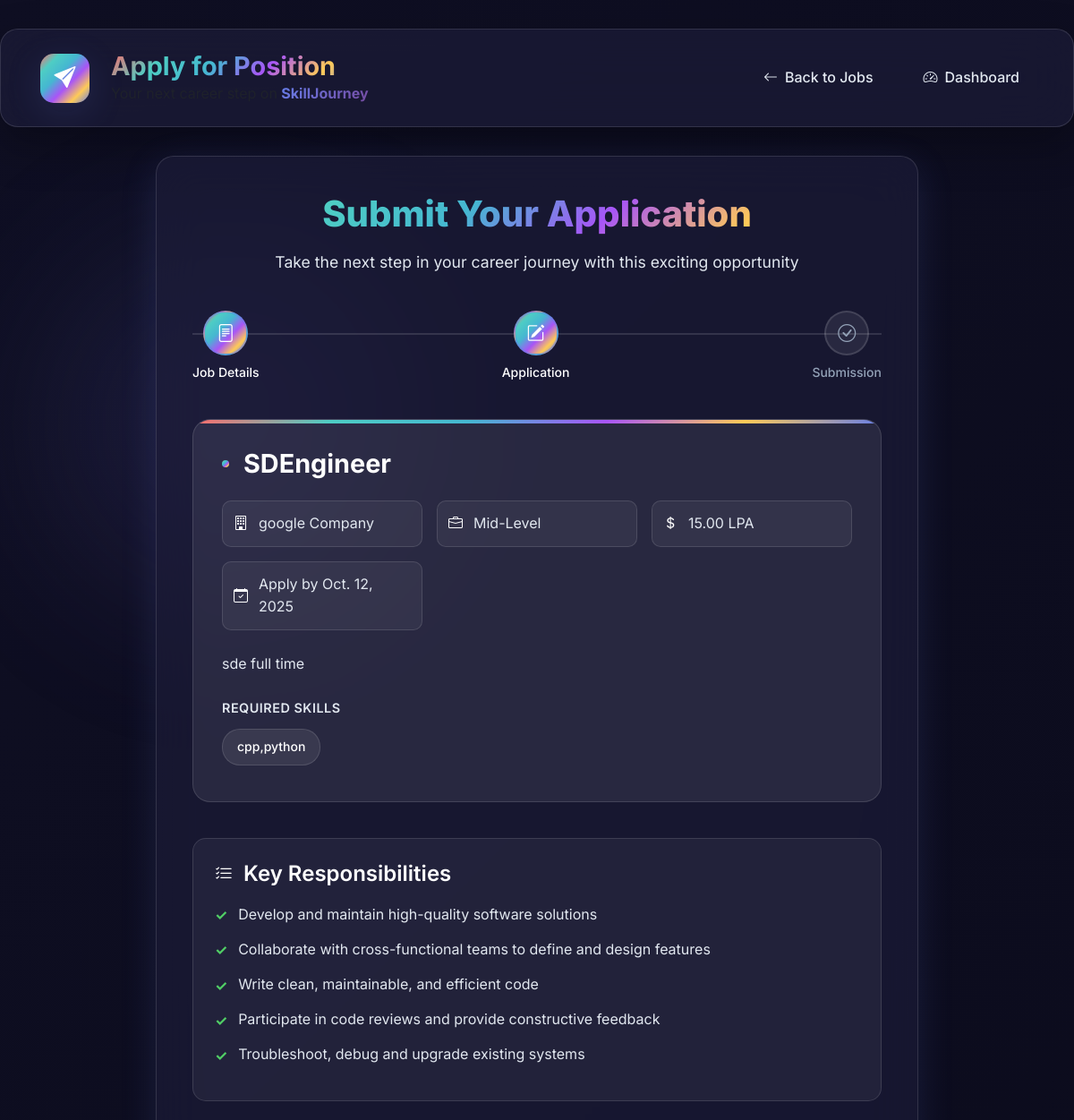
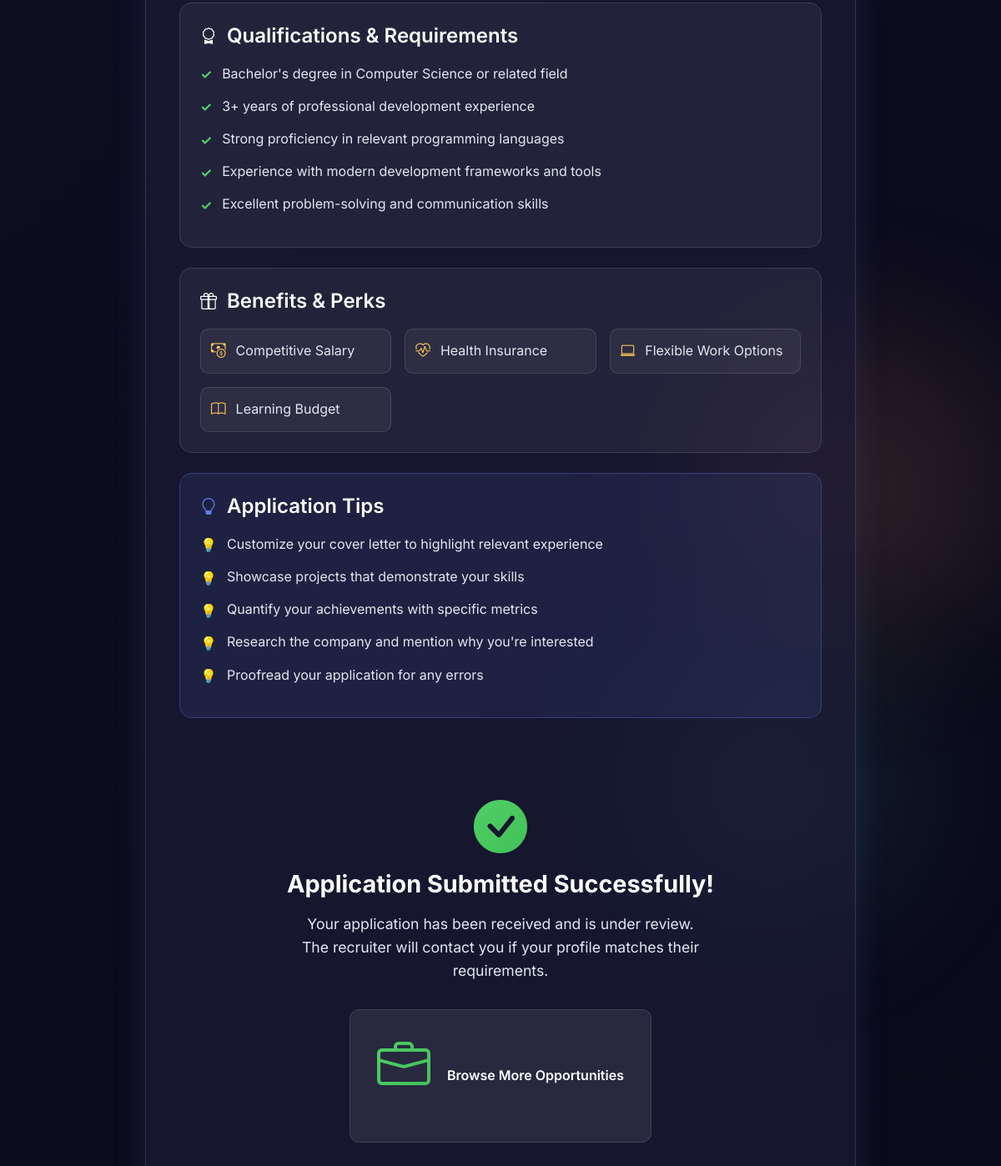
The app's page /freelancer/jobs/1/apply/ (signed in) with its own data (2 pictures, top to bottom).
### freelancer/models.py (models this page shows, shortened)
class Job(models.Model):
    JOB_TYPES = [
        ('full_time', 'Full-time'),
        ('part_time', 'Part-time'),
        ('internship', 'Internship'),
    ]
    recruiter = models.ForeignKey(RecruiterProfile, on_delete=models.CASCADE)
    title = models.CharField(max_length=255)
    description = models.TextField()
    skills_required = models.TextField()
    experience_level = models.CharField(max_length=50)
    salary = models.DecimalField(max_digits=10, decimal_places=2, null=True, blank=True)
    deadline = models.DateField()
    status = models.CharField(max_length=20, default="Open")
    job_type = models.CharField(max_length=20, choices=JOB_TYPES, default='full_time')
    created_at = models.DateTimeField(auto_now_add=True)

class RecruiterProfile(models.Model):
    user = models.OneToOneField(User, on_delete=models.CASCADE)
    company_name = models.CharField(max_length=255)
    company_description = models.TextField(blank=True, null=True)
    phone = models.CharField(max_length=20, blank=True, null=True)
    location = models.CharField(max_length=255, blank=True, null=True)

### freelancer/views.py (the view, shortened to what this page needs)
# urls.py: path('freelancer/jobs/<int:job_id>/apply/', apply_job, name='apply_job'),
@login_required
def apply_job(request, job_id):
    freelancer = get_object_or_404(FreelancerProfile, user=request.user)
    job = get_object_or_404(Job, id=job_id)
    already_applied = Application.objects.filter(job=job, freelancer=freelancer).exists()
    return render(request, 'freelancer/apply_job.html', {
        'job': job,
        'already_applied': already_applied,
        'freelancer': freelancer,
    })

### templates/freelancer/apply_job.html (shortened to what this page needs)
<!DOCTYPE html>
<html lang="en">
<head>
  <link href="https://cdn.jsdelivr.net/npm/bootstrap@5.3.0/dist/css/bootstrap.min.css" rel="stylesheet">
  <link rel="stylesheet" href="https://cdn.jsdelivr.net/npm/bootstrap-icons@1.11.0/font/bootstrap-icons.css">
  <link rel="stylesheet" href="https://cdnjs.cloudflare.com/ajax/libs/font-awesome/6.4.0/css/all.min.css">
</head>
<body>
    <div class="bg-animation">
        <div class="floating-orb orb-1"></div>
        <div class="floating-orb orb-2"></div>
        <div class="floating-orb orb-3"></div>
    </div>
    <nav class="navbar navbar-light custom-navbar">
        <div class="container-fluid">
            <div class="d-flex align-items-center">
                <div class="nav-brand-container">
                    <div class="animated-logo">
                        <i class="bi bi-send-fill"></i>
                    </div>
                    <div class="nav-text-content">
                        <h3 class="fw-bold mb-0">Apply for Position</h3>
                        <p class="text-muted mb-0 small welcome-text">Your next career step on <span class="username-highlight">SkillJourney</span></p>
                    </div>
                </div>
            </div>
            <div class="nav-menu">
                <a href="{% url 'jobs_page' %}" class="nav-link">
                    <i class="bi bi-arrow-left"></i> Back to Jobs
                </a>
                <a href="{% url 'freelancer_dashboard' %}" class="nav-link">
                    <i class="bi bi-speedometer2"></i> Dashboard
                </a>
            </div>
        </div>
    </nav>
    <div class="content-container">
        <div class="content-card">
            <div class="content-header">
                <h1>Submit Your Application</h1>
                <p>Take the next step in your career journey with this exciting opportunity</p>
            </div>
            <div class="application-progress">
                <div class="progress-step active">
                    <div class="step-icon">
                        <i class="bi bi-file-text"></i>
                    </div>
                    <div class="step-label">Job Details</div>
                </div>
                <div class="progress-step active">
                    <div class="step-icon">
                        <i class="bi bi-pencil-square"></i>
                    </div>
                    <div class="step-label">Application</div>
                </div>
                <div class="progress-step">
                    <div class="step-icon">
                        <i class="bi bi-check-circle"></i>
                    </div>
                    <div class="step-label">Submission</div>
                </div>
            </div>
            <div class="job-details">
                <h2 class="job-title">{{ job.title }}</h2>
                <div class="job-meta">
                    <div class="meta-item">
                        <i class="bi bi-building"></i>
                        <span>{{ job.recruiter.company_name }}</span>
                    </div>
                    <div class="meta-item">
                        <i class="bi bi-briefcase"></i>
                        <span>{{ job.experience_level }}</span>
                    </div>
                    <div class="meta-item">
                        <i class="bi bi-currency-dollar"></i>
                        <span>{{ job.salary }} LPA</span>
                    </div>
                    <div class="meta-item">
                        <i class="bi bi-calendar-check"></i>
                        <span>Apply by {{ job.deadline }}</span>
                    </div>
                </div>
                <p class="job-description">{{ job.description }}</p>
                <div class="skills-container">
                    <div class="skills-title">Required Skills</div>
                    {% for skill in job.skills_required.split %}
                    <span class="skill-tag">{{ skill }}</span>
                    {% endfor %}
                </div>
            </div>
            <div class="job-details-section">
                <div class="section-header">
                    <i class="bi bi-list-check"></i>
                    <h4>Key Responsibilities</h4>
                </div>
                <div class="section-content">
                    <ul class="requirements-list">
                        <li>Develop and maintain high-quality software solutions</li>
                        <li>Collaborate with cross-functional teams to define and design features</li>
                        <li>Write clean, maintainable, and efficient code</li>
                        <li>Participate in code reviews and provide constructive feedback</li>
                        <li>Troubleshoot, debug and upgrade existing systems</li>
                    </ul>
                </div>
            </div>
            <div class="job-details-section">
                <div class="section-header">
                    <i class="bi bi-award"></i>
                    <h4>Qualifications & Requirements</h4>
                </div>
                <div class="section-content">
                    <ul class="requirements-list">
                        <li>Bachelor's degree in Computer Science or related field</li>
                        <li>3+ years of professional development experience</li>
                        <li>Strong proficiency in relevant programming languages</li>
                        <li>Experience with modern development frameworks and tools</li>
                        <li>Excellent problem-solving and communication skills</li>
                    </ul>
                </div>
            </div>
            <div class="job-details-section">
                <div class="section-header">
                    <i class="bi bi-gift"></i>
                    <h4>Benefits & Perks</h4>
                </div>
                <div class="section-content">
                    <div class="benefits-grid">
                        <div class="benefit-item">
                            <i class="bi bi-cash-coin"></i>
                            <span>Competitive Salary</span>
                        </div>
                        <div class="benefit-item">
                            <i class="bi bi-heart-pulse"></i>
                            <span>Health Insurance</span>
                        </div>
                        <div class="benefit-item">
                            <i class="bi bi-laptop"></i>
                            <span>Flexible Work Options</span>
                        </div>
                        <div class="benefit-item">
                            <i class="bi bi-book"></i>
                            <span>Learning Budget</span>
                        </div>
                    </div>
                </div>
            </div>
            <div class="application-tips">
                <div class="tips-header">
                    <i class="bi bi-lightbulb"></i>
                    <h4>Application Tips</h4>
                </div>
                <ul class="tips-list">
                    <li>Customize your cover letter to highlight relevant experience</li>
                    <li>Showcase projects that demonstrate your skills</li>
                    <li>Quantify your achievements with specific metrics</li>
                    <li>Research the company and mention why you're interested</li>
                    <li>Proofread your application for any errors</li>
                </ul>
            </div>
            {% if already_applied %}
                <div class="applied-state">
                    <i class="bi bi-check-circle-fill"></i>
                    <h3>Application Submitted Successfully!</h3>
                    <p>Your application has been received and is under review. The recruiter will contact you if your profile matches their requirements.</p>
                    <a href="{% url 'jobs_page' %}" class="btn-secondary">
                        <i class="bi bi-briefcase me-2"></i> Browse More Opportunities
                    </a>
                </div>
            {% endif %}
        </div>
    </div>
</body>
</html>

### records on screen
Job: title "SDEngineer", recruiter.company_name "google Company", experience_level "Mid-Level", salary "15.00", deadline "Oct. 12, 2025", description "sde full time", split "cpp,python"
